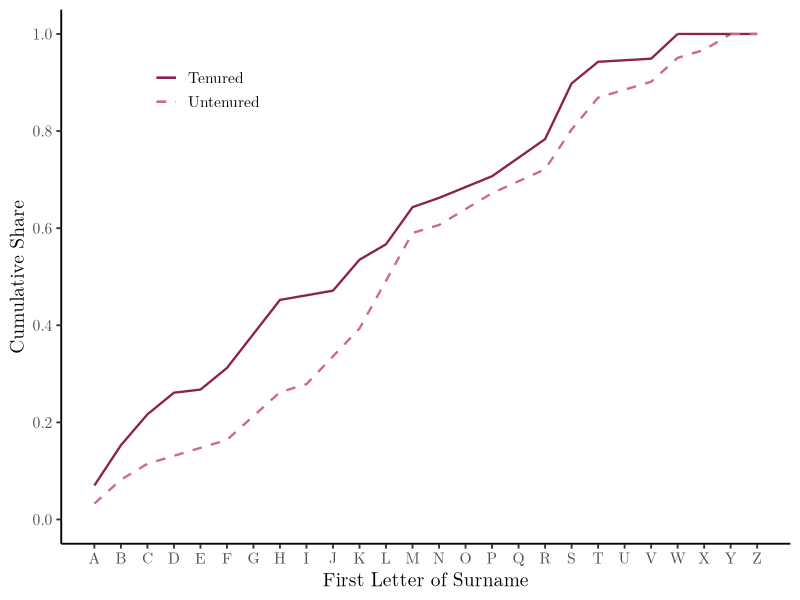

This chart was generated by the following R code: (Note: this script raises an error after producing the figure.)
## ALL FILE PATHS IN SCRIPT ARE RELATIVE TO THIS SCRIPT'S FOLDER LOCATION (code/)

rm(list = ls())

library(data.table, warn.conflicts = FALSE)
library(ggplot2)

# Overleaf LMRoman font
latex_font <- "LM Roman 10"

# Locan Overleaf path, to copy output directly. 
overleaf <- "/Users/sgdodd/Library/CloudStorage/Dropbox-Penn/Stephanie Dodd/Apps/Overleaf/Stat 5200/replication exhibits"

# Different path on my personal computer
if (Sys.info()[["user"]] == "stephaniedodd") {
	overleaf <- "/Users/stephaniedodd/Penn Dropbox/Stephanie Dodd/Apps/Overleaf/Stat 5200/replication exhibits"
}

#####################################################
# Pull in faculty data
#####################################################

# Data output from dta_to_csv.R (names already cleaned data_to_csv.R)
faculty <- fread("../data/raw/Surnames_faculty_data.csv")

# Sort alphabetically by last name
setorder(faculty, lname)

# Alphabetical order of surname initial: A = 1 ... Z = 26
faculty[, initial := toupper(substr(lname, 1, 1))]
faculty[, alph_order := match(initial, LETTERS)]


#####################################################
# Figure 1: CDF tenure by initial, for economists
#####################################################

# Restrict to econ data
econdata <- faculty[psych == 0]

# Rm people with missing tenure status. 
econdata <- econdata[!is.na(tenure)]

# Create untenured var for cdf 
econdata[, untenured := NA_integer_]
econdata[tenure == 0, untenured := 1]
econdata[tenure == 1, untenured := 0]

# CDFs of tenure and untenured, for economists, by department rank group
for (top in c(5, 10, 20, 35)) {

	if (top == 35) {
		fname <- "alldept"
	} else {
		fname <- paste0("top", top)
	}

	# Restrict to departments ranked 1 to top
	econ_top <- econdata[rank >= 1 & rank <= top]

	tenureCDF_econ <- ggplot() +
		stat_ecdf(data = econ_top[tenure == 1],
			aes(x = alph_order, color = "Tenured", linetype = "Tenured"),
			geom = "line", pad = FALSE, linewidth = 0.8) +
		stat_ecdf(data = econ_top[untenured == 1],
			aes(x = alph_order, color = "Untenured", linetype = "Untenured"),
			geom = "line", pad = FALSE, linewidth = 0.8) +
		# CDF hits 1 at the last observed initial; extend each line flat at 1 out to Z
		geom_segment(aes(x = max(econ_top[tenure == 1]$alph_order), xend = 26, y = 1, yend = 1,
			color = "Tenured", linetype = "Tenured"), linewidth = 0.8) +
		geom_segment(aes(x = max(econ_top[untenured == 1]$alph_order), xend = 26, y = 1, yend = 1,
			color = "Untenured", linetype = "Untenured"), linewidth = 0.8) +
		scale_color_manual(values = c("Tenured" = "violetred4", "Untenured" = "palevioletred3")) +
		scale_linetype_manual(values = c("Tenured" = "solid", "Untenured" = "dashed")) +
		scale_x_continuous(breaks = 1:26, labels = LETTERS) +
		scale_y_continuous(limits = c(0, 1), breaks = seq(0, 1, 0.2)) +
		labs(x = "First Letter of Surname", y = "Cumulative Share",
			color = NULL, linetype = NULL) +
		theme_classic(base_size = 14, base_family = latex_font) +
		theme(legend.position = c(0.2, 0.85))

	ggsave(paste0("../output/tenureCDF_econ_", fname, ".pdf"), tenureCDF_econ,
		width = 5, height = 4, device = quartz, type = "pdf")
	ggsave(file.path(overleaf, paste0("tenureCDF_econ_", fname, ".pdf")), tenureCDF_econ,
		width = 5, height = 4, device = quartz, type = "pdf")
}


##############################################################
# Table 1: LPM of tenure on surname initial, for economists
##############################################################
# Description of regression specification in README. 
econ_reg <- econdata

# American = 1 if nationality is USA; lots of blanks, counted as not American
econ_reg[, american := 0]
econ_reg[nationality == "USA", american := 1]

# Origin controls: the RAs' two name-origin classifications didn't fully agree, so the paper includes both sets (jewish, indian, otherasian and the "2" versions)
# For each department cutoff: one regression without controls, one with

# Ok, looped regs, w and w/o controls, for different rank groups, to recreate table 1
table1 <- data.table()
for (top in c(5, 10, 20, 35)) {

	# Restrict to departments ranked 1 to top for each group
	# Non-emeritus faculty only
	econ_top <- econ_reg[rank >= 1 & rank <= top & emeritus == 0]

	# Run and store regs
	reg_nocontrols <- lm(tenure ~ alph_order, data = econ_top)
	reg_controls   <- lm(tenure ~ alph_order + american +
		jewish + indian + otherasian + jewish2 + indian2 + otherasian2,
		data = econ_top)

	# Store relevant coeffs, and export regression table outputs as data to input in latex table
	for (controls in c(0, 1)) {
		if (controls == 0) reg <- reg_nocontrols
		if (controls == 1) reg <- reg_controls

		coefs <- summary(reg)$coefficients
		table1 <- rbind(table1, data.table(
			top        = top,
			controls   = controls,
			coef       = coefs["alph_order", "Estimate"],
			se         = coefs["alph_order", "Std. Error"],
			pval       = coefs["alph_order", "Pr(>|t|)"],
			amer_coef  = ifelse(controls == 1, coefs["american", "Estimate"], NA),
			amer_se    = ifelse(controls == 1, coefs["american", "Std. Error"], NA),
			amer_pval  = ifelse(controls == 1, coefs["american", "Pr(>|t|)"], NA),
			rsq        = summary(reg)$r.squared,
			n          = nobs(reg),
			n_tenured  = sum(econ_top$tenure)))
	}
}


## Format Table 1 like the paper

# Significance stars: *** 1 percent, ** 5 percent, * 10 percent
table1[, stars := ""]
table1[pval < 0.10, stars := "*"]
table1[pval < 0.05, stars := "**"]
table1[pval < 0.01, stars := "***"]

table1[, amer_stars := ""]
table1[amer_pval < 0.10, amer_stars := "*"]
table1[amer_pval < 0.05, amer_stars := "**"]
table1[amer_pval < 0.01, amer_stars := "***"]

# Cell text: 4 decimals for coefficients and SEs, SEs in parentheses, LaTeX minus signs
table1[, coef_txt := gsub("-", "$-$", paste0(sprintf("%.4f", coef), stars))]
table1[, se_txt := sprintf("(%.4f)", se)]

# American: emdash in the no-controls columns
table1[, amer_txt := "---"]
table1[controls == 1, amer_txt := gsub("-", "$-$", paste0(sprintf("%.4f", amer_coef), amer_stars))]
table1[, amer_se_txt := ""]
table1[controls == 1, amer_se_txt := sprintf("(%.4f)", amer_se)]

table1[, origin_txt := "No"]
table1[controls == 1, origin_txt := "Yes"]

# N and number tenured span both columns of a sample, so take them from the no-controls rows
table1_n <- table1[controls == 0]
table1_n[, n_txt := paste0("\\multicolumn{2}{c}{", format(n, big.mark = ",", trim = TRUE), "}")]
table1_n[, tenured_txt := paste0("\\multicolumn{2}{c}{", n_tenured,
	" (", sprintf("%.1f", 100 * n_tenured / n), "\\%)}")]

# Aaaaaaand output tex file with formatted table
table1_tex <- c(
	"\\begin{tabular}{l *{8}{c}}",
	"\\toprule",
	"& \\multicolumn{8}{c}{\\textit{DV: Tenure}} \\\\",
	" & \\multicolumn{2}{c}{Top 5 econ} & \\multicolumn{2}{c}{Top 10 econ} & \\multicolumn{2}{c}{Top 20 econ} & \\multicolumn{2}{c}{Top 35 econ} \\\\",
	"\\cmidrule(lr){2-3} \\cmidrule(lr){4-5} \\cmidrule(lr){6-7} \\cmidrule(lr){8-9}",
	" & (1) & (2) & (3) & (4) & (5) & (6) & (7) & (8) \\\\",
	"\\midrule",
	paste0("Last name initial & ", paste(table1$coef_txt, collapse = " & "), " \\\\"),
	paste0(" & ", paste(table1$se_txt, collapse = " & "), " \\\\"),
	paste0("American nationality & ", paste(table1$amer_txt, collapse = " & "), " \\\\"),
	paste0(" & ", paste(table1$amer_se_txt, collapse = " & "), " \\\\"),
	"\\midrule[0.25pt]",
	paste0("Six origin controls & ", paste(table1$origin_txt, collapse = " & "), " \\\\"),
	paste0("Number of tenured (\\%) & ", paste(table1_n$tenured_txt, collapse = " & "), " \\\\"),
	paste0("R$^2$ & ", paste(sprintf("%.4f", table1$rsq), collapse = " & "), " \\\\"),
	paste0("Number of obs. & ", paste(table1_n$n_txt, collapse = " & "), " \\\\"),
	"\\bottomrule",
	"\\end{tabular}"
	)

writeLines(table1_tex, "../output/table1_tenure_econ.tex")
writeLines(table1_tex, file.path(overleaf, "table1_tenure_econ.tex"))


#####################################################
# Figure 4: CDF tenure by initial, for psychologists
#####################################################

# Restrict to psych data
psychdata <- faculty[psych == 1]

# Rm people with missing tenure status. 
psychdata <- psychdata[!is.na(tenure)]

# Create untenured var for cdf 
psychdata[, untenured := NA_integer_]
psychdata[tenure == 0, untenured := 1]
psychdata[tenure == 1, untenured := 0]

# CDFs of tenure and untenured, for psychologists, by department rank group
for (top in c(5, 10, 20, 35)) {

	if (top == 35) {
		fname <- "alldept"
	} else {
		fname <- paste0("top", top)
	}

	# Restrict to departments ranked 1 to top
	psych_top <- psychdata[rank >= 1 & rank <= top]

	tenureCDF_psych <- ggplot() +
		stat_ecdf(data = psych_top[tenure == 1],
			aes(x = alph_order, color = "Tenured", linetype = "Tenured"),
			geom = "line", pad = FALSE, linewidth = 0.8) +
		stat_ecdf(data = psych_top[untenured == 1],
			aes(x = alph_order, color = "Untenured", linetype = "Untenured"),
			geom = "line", pad = FALSE, linewidth = 0.8) +
		# CDF hits 1 at the last observed initial; extend each line flat at 1 out to Z
		geom_segment(aes(x = max(psych_top[tenure == 1]$alph_order), xend = 26, y = 1, yend = 1,
			color = "Tenured", linetype = "Tenured"), linewidth = 0.8) +
		geom_segment(aes(x = max(psych_top[untenured == 1]$alph_order), xend = 26, y = 1, yend = 1,
			color = "Untenured", linetype = "Untenured"), linewidth = 0.8) +
		scale_color_manual(values = c("Tenured" = "violetred4", "Untenured" = "palevioletred3")) +
		scale_linetype_manual(values = c("Tenured" = "solid", "Untenured" = "dashed")) +
		scale_x_continuous(breaks = 1:26, labels = LETTERS) +
		scale_y_continuous(limits = c(0, 1), breaks = seq(0, 1, 0.2)) +
		labs(x = "First Letter of Surname", y = "Cumulative Share",
			color = NULL, linetype = NULL) +
		theme_classic(base_size = 14, base_family = latex_font) +
		theme(legend.position = c(0.2, 0.85))

	ggsave(paste0("../output/tenureCDF_psych_", fname, ".pdf"), tenureCDF_psych,
		width = 5, height = 4, device = quartz, type = "pdf")
	ggsave(file.path(overleaf, paste0("tenureCDF_psych_", fname, ".pdf")), tenureCDF_psych,
		width = 5, height = 4, device = quartz, type = "pdf")
}


#####################################################
# Table 4: LPM of tenure on surname initial, for psychologists
#####################################################

# Description of regression specification in README.

# No American control: nationality is blank for all psychologists

# Origin controls: the RAs' two name-origin classifications didn't fully agree, so the paper includes both sets (jewish, indian, otherasian and the "2" versions)
# For each department cutoff: one regression without controls, one with

# Ok, looped regs, w and w/o controls, for different rank groups, to recreate table 4
table4 <- data.table()
for (top in c(5, 10, 20, 35)) {

	# Restrict to departments ranked 1 to top for each group
	# Non-emeritus faculty only
	psych_top <- psychdata[rank >= 1 & rank <= top & emeritus == 0]

	# Run and store regs
	reg_nocontrols <- lm(tenure ~ alph_order, data = psych_top)
	reg_controls   <- lm(tenure ~ alph_order +
		jewish + indian + otherasian + jewish2 + indian2 + otherasian2,
		data = psych_top)

	# Store relevant coeffs, and export regression table outputs as data to input in latex table
	for (controls in c(0, 1)) {
		if (controls == 0) reg <- reg_nocontrols
		if (controls == 1) reg <- reg_controls

		coefs <- summary(reg)$coefficients
		table4 <- rbind(table4, data.table(
			top       = top,
			controls  = controls,
			coef      = coefs["alph_order", "Estimate"],
			se        = coefs["alph_order", "Std. Error"],
			pval      = coefs["alph_order", "Pr(>|t|)"],
			rsq       = summary(reg)$r.squared,
			n         = nobs(reg),
			n_tenured = sum(psych_top$tenure)))
	}
}


## Format Table 4 like the paper

# Significance stars: *** 1 percent, ** 5 percent, * 10 percent
table4[, stars := ""]
table4[pval < 0.10, stars := "*"]
table4[pval < 0.05, stars := "**"]
table4[pval < 0.01, stars := "***"]

# Cell text: 4 decimals for coefficients and SEs, SEs in parentheses, LaTeX minus signs
table4[, coef_txt := gsub("-", "$-$", paste0(sprintf("%.4f", coef), stars))]
table4[, se_txt := sprintf("(%.4f)", se)]

table4[, origin_txt := "No"]
table4[controls == 1, origin_txt := "Yes"]

# N and number tenured span both columns of a sample, so take them from the no-controls rows
table4_n <- table4[controls == 0]
table4_n[, n_txt := paste0("\\multicolumn{2}{c}{", format(n, big.mark = ",", trim = TRUE), "}")]
table4_n[, tenured_txt := paste0("\\multicolumn{2}{c}{", format(n_tenured, big.mark = ",", trim = TRUE),
	" (", sprintf("%.1f", 100 * n_tenured / n), "\\%)}")]

# Aaaaaaand output tex file with formatted table
table4_tex <- c(
	"\\begin{tabular}{l *{8}{c}}",
	"\\toprule",
	"& \\multicolumn{8}{c}{\\textit{DV: Tenure}} \\\\",
	" & \\multicolumn{2}{c}{Top 5 psych} & \\multicolumn{2}{c}{Top 10 psych} & \\multicolumn{2}{c}{Top 20 psych} & \\multicolumn{2}{c}{Top 35 psych} \\\\",
	"\\cmidrule(lr){2-3} \\cmidrule(lr){4-5} \\cmidrule(lr){6-7} \\cmidrule(lr){8-9}",
	" & (1) & (2) & (3) & (4) & (5) & (6) & (7) & (8) \\\\",
	"\\midrule",
	paste0("Last name initial & ", paste(table4$coef_txt, collapse = " & "), " \\\\"),
	paste0(" & ", paste(table4$se_txt, collapse = " & "), " \\\\"),
	"\\midrule[0.25pt]",
	paste0("Six origin controls & ", paste(table4$origin_txt, collapse = " & "), " \\\\"),
	paste0("Number of tenured (\\%) & ", paste(table4_n$tenured_txt, collapse = " & "), " \\\\"),
	paste0("R$^2$ & ", paste(sprintf("%.4f", table4$rsq), collapse = " & "), " \\\\"),
	paste0("Number of obs. & ", paste(table4_n$n_txt, collapse = " & "), " \\\\"),
	"\\bottomrule",
	"\\end{tabular}"
	)

writeLines(table4_tex, "../output/table4_tenure_psych.tex")
writeLines(table4_tex, file.path(overleaf, "table4_tenure_psych.tex"))
